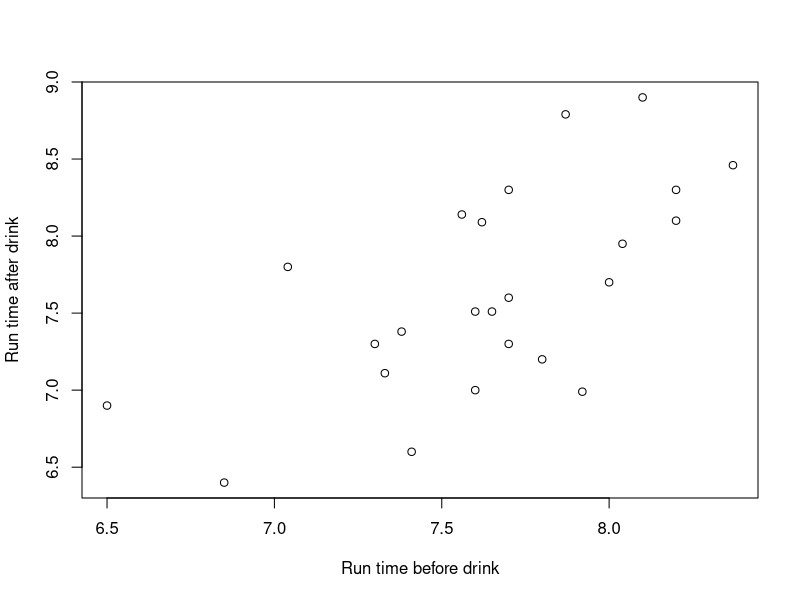

Recreate this plot in R.
## ---- chunk 1
knitr::opts_chunk$set(echo = TRUE)
## ---- chunk 2
birth = read.table("birthweight.txt",header=TRUE)
birthweight = birth$birthweight
## ---- chunk 3
mean(birthweight)
## ---- chunk 4
shapiro.test(birthweight)[2]
## ---- chunk 5
alpha = .1
t.test(birthweight, alternative = "l", conf.level = 1-alpha, mu = 2800)[3]
## ---- chunk 6
alpha = .05
t.test(birthweight, alternative = "l", conf.level = 1-alpha, mu = 2800)[3]

alpha = .05

## ---- chunk 7
# Load data
run = read.table("run.txt",header=TRUE)
lemo = subset(run, drink == "lemo")
energy = subset(run, drink == "energy")


## ---- chunk 8
# qqnorm(run$before, main = "Normal Q-Q plot before drink")
# qqnorm(run$after, main = "Normal Q-Q plot after drink")
shapiro.test(run$before)
shapiro.test(run$after)

## ---- chunk 9
plot(run$before, run$after, xlab="Run time before drink", ylab="Run time after drink")
cor.test(run$before, run$after,  method = "pearson")
## ---- chunk 10
# qqnorm(lemo$before)
shapiro.test(lemo$before)
# qqnorm(lemo$after)
shapiro.test(lemo$after)

# qqnorm(energy$before)
shapiro.test(energy$before)
# qqnorm(energy$after)
shapiro.test(energy$after)
## ---- chunk 11
t.test(lemo$before, lemo$after, paired = TRUE, var.equal = FALSE)
t.test(energy$before, energy$after, paired = TRUE, var.equal = FALSE)

## ---- chunk 12
lemo_diff = lemo$before - lemo$after
energy_diff = energy$before - energy$after

# qqnorm(lemo_diff)
shapiro.test(lemo_diff)
# qqnorm(energy_diff)
shapiro.test(energy_diff)

t.test(lemo_diff, energy_diff, paired = FALSE)
